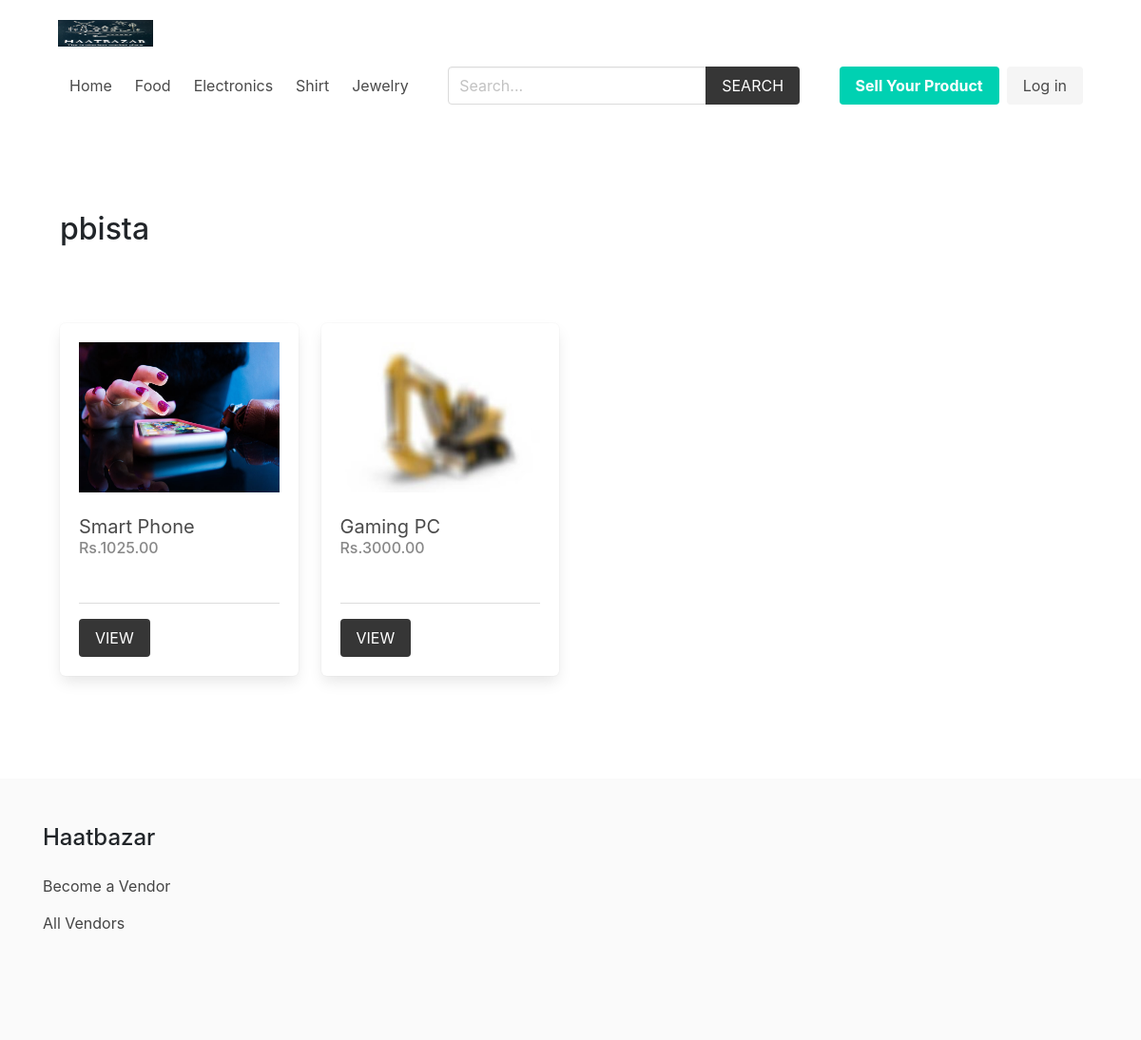
The page /vendor/9/ on the database its author committed.
### product/models.py (models this page shows, shortened)
class Category(models.Model):
    title = models.CharField(max_length=50)
    slug = models.SlugField(max_length=55)
    ordering = models.IntegerField(default=0)
    class Meta:
        ordering = ['ordering']

class Product(models.Model):
    category = models.ForeignKey(Category, related_name='products', on_delete=models.CASCADE)
    vendor = models.ForeignKey(Vendor, related_name="products", on_delete=models.CASCADE)
    title = models.CharField(max_length=50)
    slug = models.SlugField(max_length=55)
    description = models.TextField(blank=True, null=True)
    price = models.DecimalField(max_digits=6, decimal_places=2)
    added_date = models.DateTimeField(auto_now_add=True)
    image = models.ImageField(upload_to='uploads/', blank=True, null=True)
    thumbnail = models.ImageField(upload_to='uploads/', blank=True, null=True) # Change uploads to thumbnails
    is_sold = models.BooleanField(default=False)
    class Meta:
        ordering = ['-added_date']
    def get_thumbnail(self):
        if self.thumbnail:
            return self.thumbnail.url

### vendor/models.py (models this page shows, shortened)
class Vendor(models.Model):
    name = models.CharField(max_length=255)
    user = models.OneToOneField(User, related_name='vendor', on_delete=models.CASCADE)
    date_of_birth = models.DateField(default="1990-01-01",blank=True)
    phone_number = models.CharField(max_length=50,blank=True)
    image = models.ImageField(upload_to='uploads/',blank=True,null=True)
    class Meta:
        ordering = ['name']

### vendor/views.py (the view)
# urls.py: path('vendor/', include('vendor.urls')),
def vendor(request, vendor_id):
    vendor = get_object_or_404(Vendor, pk=vendor_id)
    return render(request, 'vendor/vendor.html', {'vendor': vendor})

### cart/context_processors.py (called while the page is built)
def cart(request):
    return {'cart': Cart(request)}

### product/context_processors.py (called while the page is built)
def menu_categories(request):
    categories = Category.objects.all()
    return {'categories': categories}

### templates/vendor/vendor.html (shortened to what this page needs)
{% extends 'core/base.html' %}
{% block content %}
    <div class="columns is-multiline mb-6">
        <div class="column is-12 has-test-centered mt-6 mb-6">
            <h2 class="is-size-3">{{vendor.name}}</h2>
        </div>
        {% for product in vendor.products.all %}
            {% include 'product/parts/list_item.html' %}
        {% endfor %}
    </div>
{% endblock content %}

### templates/core/base.html (shortened to what this page needs)
{% load static %}
<!DOCTYPE html>
<html lang="en">
  <head>
    <link
      rel="stylesheet"
      href="https://cdn.jsdelivr.net/npm/bulma@0.9.2/css/bulma.min.css"
    />
    <link
      rel="stylesheet"
      href="https://cdnjs.cloudflare.com/ajax/libs/font-awesome/4.7.0/css/font-awesome.min.css"
    />
    <link rel="stylesheet" href="{% static 'css/main.css' %}" />
    <link
      rel="stylesheet"
      href="https://cdn.jsdelivr.net/npm/bootstrap@4.0.0/dist/css/bootstrap.min.css"
    />
  </head>
  <body>
    <div class="container">
      <nav class="navbar" role="navigation" aria-label="main navigation">
        <div class="navbar-brand">
          <a class="navbar-item" href="{% url 'core:home' %}">
            <img src="/media/logo.jpg" width="100" height="100" />
          </a>
        </div>
        <div id="navbarBasicExample" class="navbar-menu">
          <div class="navbar-start">
            <a class="navbar-item" href="{% url 'core:home' %}"> Home </a>
            {% for category in categories %}
            <a
              class="navbar-item"
              href="{% url 'product:category' category.slug %}"
            >
              {{category.title}}
            </a>
            {% endfor %}
          </div>
          <div class="navbar-start">
            <div class="navbar-item">
              <form method="get" action="{% url 'product:search' %}">
                <div class="field has-addons">
                  <div class="control">
                    <input
                      type="search"
                      name="query"
                      id=""
                      class="input"
                      placeholder="Search..."
                    />
                  </div>
                  <div class="control">
                    <button class="button is-dark is-uppercase">Search</button>
                  </div>
                </div>
              </form>
            </div>
          </div>
            {% if request.user.is_authenticated %}
            <div class="navbar-item has-dropdown is-hoverable">
              <a class="navbar-link is-capitalized"> {{user.vendor.name}} </a>
              <div class="navbar-dropdown">
                <a class="navbar-item" href="{% url 'vendor:vendor-admin' %}">
                  Profile
                </a>
                <a class="navbar-item" href="{% url 'vendor:edit-vendor' %}">
                  Update Profile
                </a>
                <a class="navbar-item" href="{% url 'vendor:add-product' %}">
                  Add Product
                </a>
                <hr class="navbar-divider" />
                <a class="navbar-item" href="{% url 'vendor:logout' %}">
                  Logout
                </a>
              </div>
            </div>
            {% else %}
            <div class="navbar-item">
              <div class="buttons">
                <a
                  class="button is-primary"
                  href="{% url 'vendor:become-vendor' %}"
                >
                  <strong>Sell Your Product</strong>
                </a>
                <a class="button is-light" href="{% url 'vendor:login' %}">
                  Log in
                </a>
              </div>
            </div>
            {% endif %}
          </div>
        </div>
    <section class="section">
      <div class="container">{% block content %}{% endblock content %}</div>
    </section>
    <footer class="footer">
      <div class="container">
        <h3 class="is-size-4 mb-4">Haatbazar</h3>
        {% if request.user.is_authenticated %}
        <a href="{% url 'vendor:vendor-admin' %}">Vendor Admin</a>
        {% else %}
        <a href="{% url 'vendor:become-vendor' %}">Become a Vendor</a>
        {% endif %}
        <br />
        <a href="{% url 'vendor:vendors' %}">All Vendors</a>
      </div>
    </footer>
  </body>
</html>

### templates/product/parts/list_item.html
<div class="column is-3 product-list-item">
                <div class="box">
                    <figure class="image is-4by3 mb-4">
                        <img src="{{product.get_thumbnail}}" alt="{{product.title}}">
                    </figure>
                    <h2 class="subtitle">{{product.title}}</h2>
                    <h3 class="price is-size-6 mb-5">Rs.{{product.price}}</h3>
                    <hr>
                    <a href="{% url 'product:product' product.category.slug product.slug %}" class="button is-dark is-uppercase">View</a>
                </div>
            </div>

### core/static/css/main.css (style rules this page uses)
.footer a { margin-bottom: 15px; display: inline-block; color: #444; }
.product-list-item .box .subtitle { margin-bottom: 0; }
.product-list-item .box .price { color: #888; }

### rows shown on the page
Category: title "Food"
Category: title "Electronics"
Category: title "Shirt"
Category: title "Jewelry"
Vendor: name "pbista"
Product: get_thumbnail (picture), title "Smart Phone", price "1025.00"
Product: get_thumbnail (picture), title "Gaming PC", price "3000.00"
